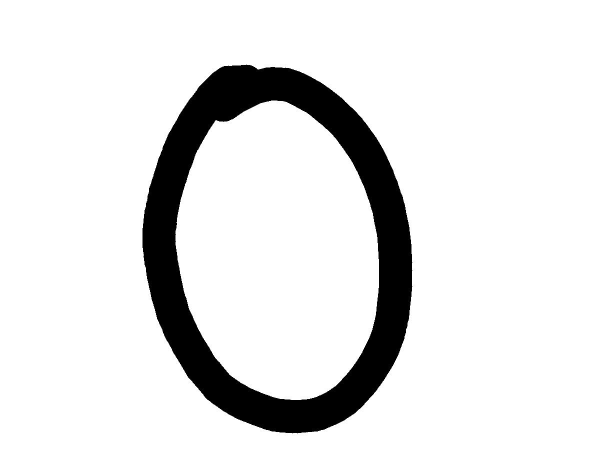
#> input picture Data/Img/img001-003.jpg, 1200 x 900 px, given in place of img001-001_c&r_b&w.jpg, which was not available (shown at 1/2 size)
$ python run_augmented.py
#> lines starting #> are read from the running program, lines starting #| are printed output that depends on the picture; pictures that were not available may be replaced by others from this repository, and a replacement may not be noted
#> (reads Data/english.csv from the repository)
import csv
import os
from PIL import Image


def angled_stretch(image, angle):
    # Create a white background image of the same size
    bg = Image.new('RGB', image.size, color=(255, 255, 255))
    # Convert the image to RGBA mode
    image_rgba = image.convert('RGBA')
    # Paste the original image onto the white background
    bg.paste(image_rgba, (0, 0), image_rgba)
    # Rotate the combined image
    rotated_image = bg.rotate(angle, resample=Image.BICUBIC, expand=True, fillcolor=(255, 255, 255))
    return rotated_image


def augment_image(image_path, output_folder, label):
#> called with image_path = 'Data/Img/img001-001_c&r_b&w.jpg', output_folder = 'Data/Augmented_Img', label = '0'
    image_name = os.path.basename(image_path)
    image_name_without_extension, extension = os.path.splitext(image_name)
    image = Image.open(image_path)
#> image is the input picture: PIL image 1200x900 RGB; min 0, max 255, mean 226.1

    # Create output folder if it doesn't exist
    os.makedirs(output_folder, exist_ok=True)

    # Augment image 11 times
    for i in range(1, 12):
        angle = i * 30
        augmented_image = angled_stretch(image, angle)
        # Save augmented image with degree of rotation appended to filename
        augmented_image_name = f"{image_name_without_extension}-{angle}{extension}"
        augmented_image_path = os.path.join(output_folder, augmented_image_name)
        augmented_image.save(augmented_image_path)
        # Write to CSV with complete path including directory
        augmented_image_csv_name = f"Augmented_Img/{augmented_image_name}"  # Path in CSV
        with open("Data/english_augmented.csv", "a", newline='') as csvfile:
            writer = csv.writer(csvfile)
            # Write image and label in the first row
            if csvfile.tell() == 0:
                writer.writerow(["image", "label"])
            writer.writerow([augmented_image_csv_name, label])
#> this loop made 11 passes
#> pass 1, in angled_stretch, `rotated_image = bg.rotate(angle, resample=Image.BICUBIC, expand=True, ..`:
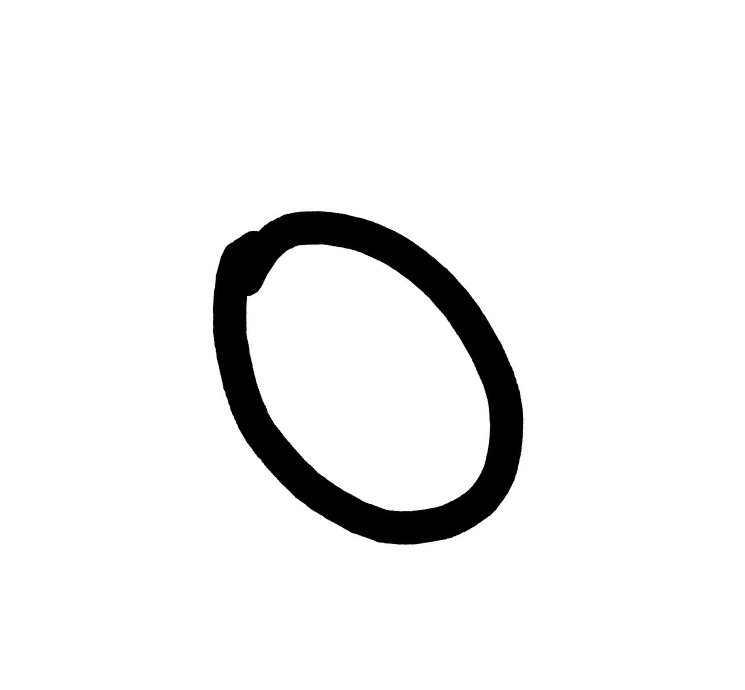
#> rotated_image: PIL image 1490x1380 RGB (shown at 1/2 size); min 0, max 255, mean 239.8
#> pass 2, in angled_stretch (call 2), `rotated_image = bg.rotate(angle, resample=Image.BICUBIC, expand=True, ..`:
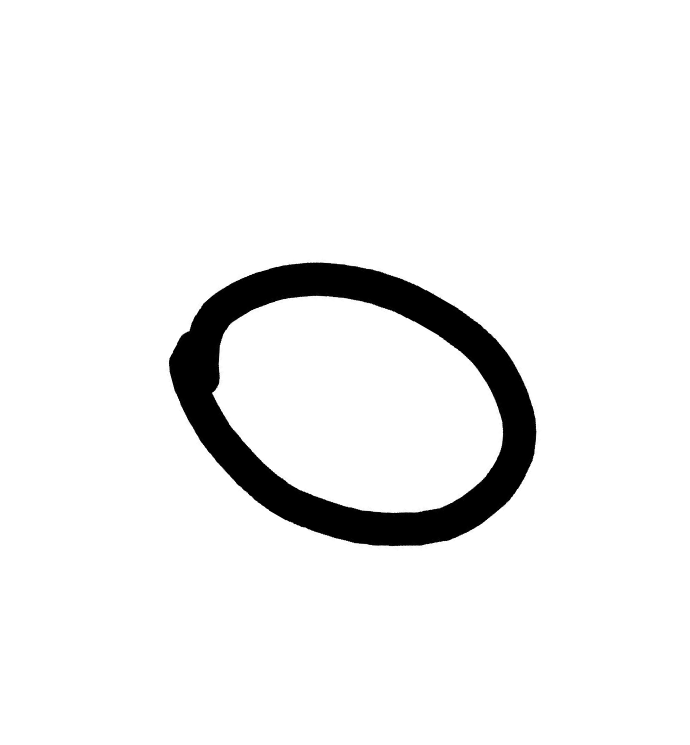
#> rotated_image: PIL image 1380x1490 RGB (shown at 1/2 size); min 0, max 255, mean 239.8
#> after the loop:
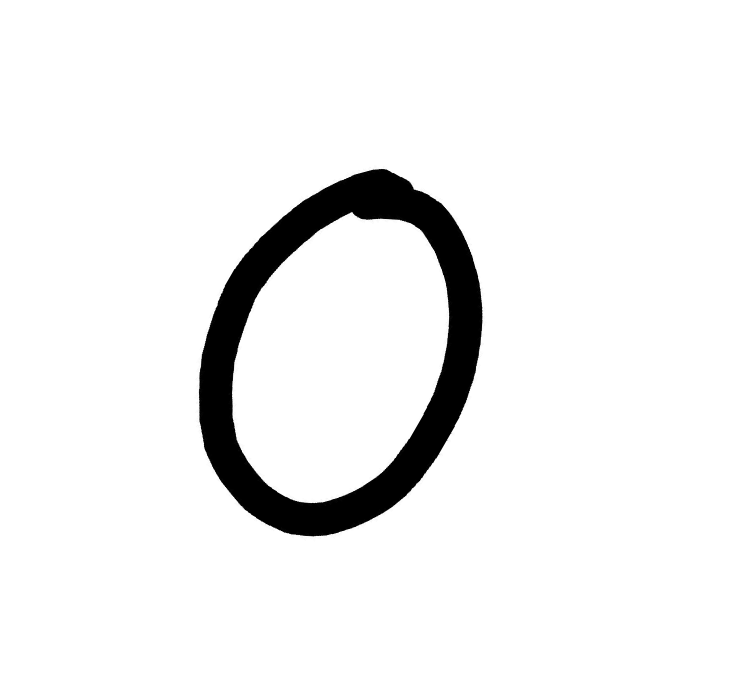
#> augmented_image: PIL image 1490x1380 RGB (shown at 1/2 size); min 0, max 255, mean 239.8


def clear_folder(folder_path):
    # Clear the contents of the folder
    if os.path.exists(folder_path):
        for file in os.listdir(folder_path):
            file_path = os.path.join(folder_path, file)
            if os.path.isfile(file_path):
                os.remove(file_path)
            elif os.path.isdir(file_path):
                clear_folder(file_path)
        os.rmdir(folder_path)


def clear_csv(file_path):
    # Clear the contents of the CSV file
    if os.path.exists(file_path):
        os.remove(file_path)


def main():
    # Get the directory of the script
    script_dir = os.path.dirname(__file__)

    file_path = os.path.join(script_dir, "english.csv")

    augmented_folder = os.path.join(script_dir, "Augmented_Img")

    clear_folder(augmented_folder)  # Clear Augmented folder on run
    clear_csv(os.path.join(script_dir, "Data", "english_augmented.csv"))  # Clear the augmented CSV file

    # Open english.csv and iterate through each row
    with open(file_path, newline='') as csvfile:
        reader = csv.reader(csvfile)
        next(reader)
        for row in reader:
            image_path, label = row
            print(label)
            image_path = os.path.join(script_dir, image_path)  # Adjust the image path
            augment_image(image_path, augmented_folder, label)
#> pass 2 of the loop in main, `for row in reader:`:
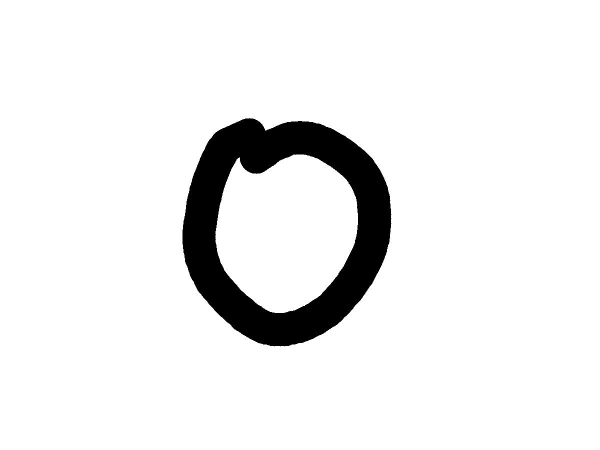
#> input picture Data/Img/img001-045.jpg, 1200 x 900 px, given in place of img001-002_c&r_b&w.jpg, which was not available (shown at 1/2 size)
#> in augment_image, image is the input picture: PIL image 1200x900 RGB; min 0, max 255, mean 236.1
#> the loop in augment_image (call 2), `for i in range(1, 12):` made 11 passes
#> pass 3, in angled_stretch (call 14), `rotated_image = bg.rotate(angle, resample=Image.BICUBIC, expand=True, ..`:
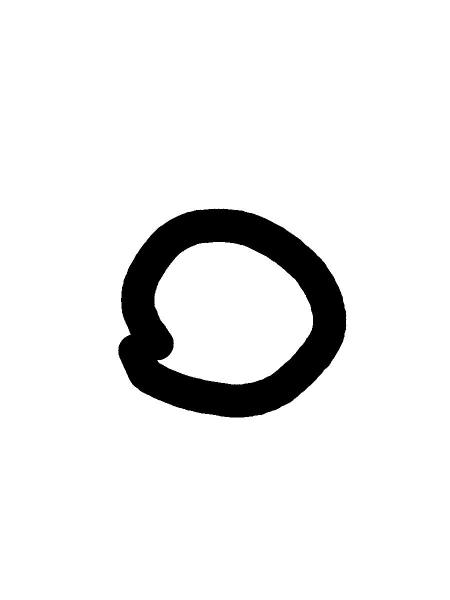
#> rotated_image: PIL image 900x1200 RGB (shown at 1/2 size); min 0, max 255, mean 236.1
#> after the loop in augment_image (call 2), `for i in range(1, 12):`:
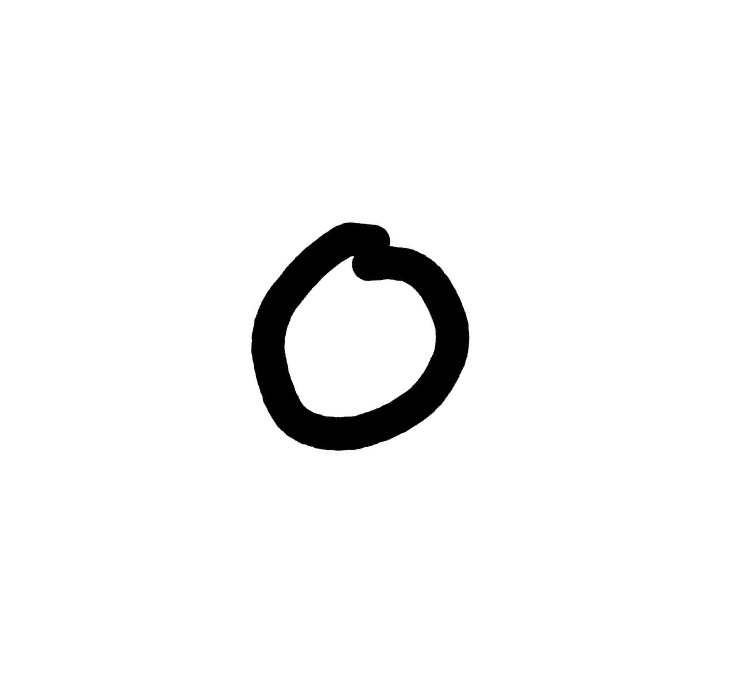
#> augmented_image: PIL image 1490x1380 RGB (shown at 1/2 size); min 0, max 255, mean 245.1

    print("Done")


if __name__ == "__main__":
#> (the run stopped early here; a loop or call above may not have finished)
